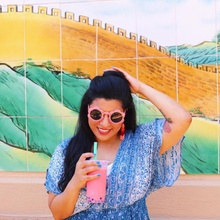
%> input picture Personal Projects/new-jess.jpg, 220 x 220 px, shrunk from 1080 x 1080 before the run
$ octave --eval "result = fastSpinAvg('../new-jess.jpg');"   (GNU Octave 9; MATLAB toolbox functions it lacks are replaced by stand-ins)
%> lines starting %> are read from the running program, lines starting %| are printed output that depends on the picture
### Personal Projects/average img/averageImage_Cell.m
function average = averageImage_Cell(cell)
numImages = length(cell);
image_sizeArray = size(cell{1});
rows = image_sizeArray(1);
cols = image_sizeArray(2);
totals = zeros(image_sizeArray);

for x=1:numImages
    cell{x} = im2double(cell{x});
end

for clr=1:3
    for r=1:rows
        for c=1:cols
            for x=1:numImages
                totals(r,c,clr) = totals(r,c,clr)+cell{x}(r,c,clr);
            end
        end
    end
end

average = totals/numImages;

### Personal Projects/img filters/fastSpinAvg.m
function output = fastSpinAvg(fileName)
%> called with fileName = '../new-jess.jpg'
    image = imread(fileName);
%> image is the input picture: size 220x220x3 uint8; mean R, G, B 181.1, 171.7, 151.2
    image =  im2double(image);
%> image: size 220x220x3 double
    cell = {};
    index = linspace(10,45,35);

  %  for count = 1:5

    for theta=index
        rotated_image = imrotate(image,theta,'nearest','crop');
        for count = 1:floor(1+theta/3)
            cell{end+1} = rotated_image;
            %cell{end+1} = imrotate(image,-theta,'nearest','crop');
        end
    end
%> this loop made 35 passes
%> pass 1, in fastSpinAvg, `rotated_image = imrotate(image,theta,'nearest','crop');`:
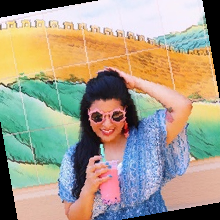
%> rotated_image: size 220x220x3 double; mean R, G, B 0.648, 0.616, 0.542
%> pass 2, in fastSpinAvg, `rotated_image = imrotate(image,theta,'nearest','crop');`:
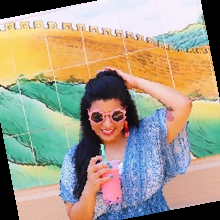
%> rotated_image: size 220x220x3 double; mean R, G, B 0.643, 0.611, 0.538
%> pass 3, in fastSpinAvg, `rotated_image = imrotate(image,theta,'nearest','crop');`:
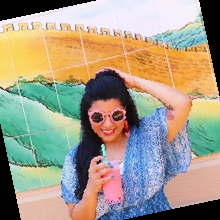
%> rotated_image: size 220x220x3 double; mean R, G, B 0.638, 0.607, 0.534
%> after the loop, cell = 339 items

   % end


averagerotates = averageImage_Cell(cell);
%> in averageImage_Cell, `numImages = length(cell);`: numImages = 339
%> in averageImage_Cell, `image_sizeArray = size(cell{1});`: image_sizeArray = [220 220 3]
%> in averageImage_Cell, `rows = image_sizeArray(1);`: rows = 220
%> in averageImage_Cell, `totals = zeros(image_sizeArray);`: totals: size 220x220x3 double; every value is 0
%> after the loop in averageImage_Cell, `for x=1:numImages`: cell = 339 items
output = averageImage_Cell({image,averagerotates,averagerotates});
%cell={output,output,output,output,image};
%output = averageImage_Cell(cell);
%imwrite(output,'avgSpin.jpg');

end
%> (the run ends here)
